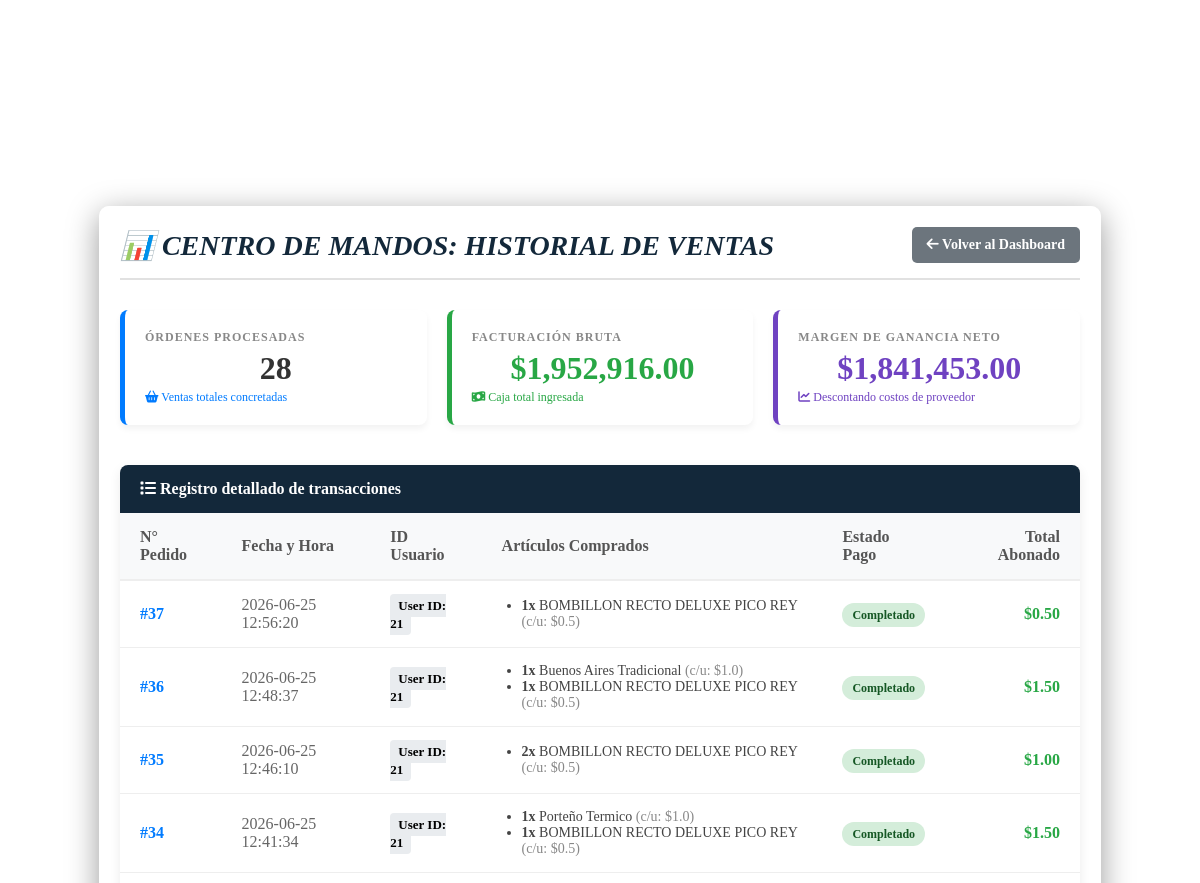
/admin/ventas (signed in, middle part), run on an earlier commit of the app's database.
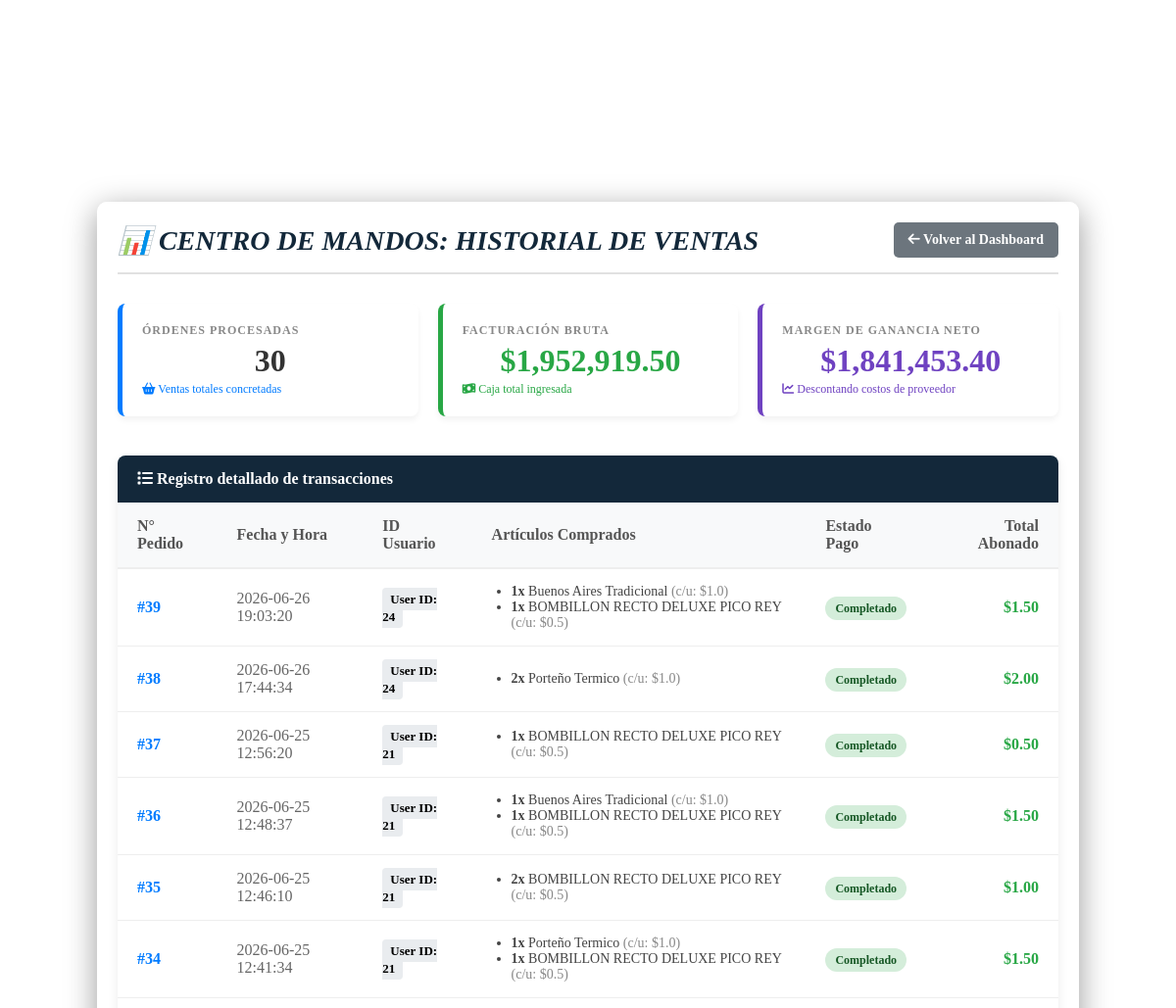
And on a later commit of the database.
### app.py (models this page shows, shortened)
class Venta(db.Model):
    __tablename__ = 'ventas'
    id = db.Column(db.Integer, primary_key=True)
    usuario_id = db.Column(db.Integer, db.ForeignKey('usuario.id'), nullable=False) # Relación con tu usuario
    fecha = db.Column(db.String(20), nullable=False, default=lambda: datetime.now().strftime('%Y-%m-%d %H:%M:%S'))
    total = db.Column(db.Float, nullable=False)
    estado = db.Column(db.String(20), default='Completado')
    detalles = db.relationship('DetalleVenta', backref='venta', lazy=True)

class DetalleVenta(db.Model):
    __tablename__ = 'detalles_ventas'
    id = db.Column(db.Integer, primary_key=True)
    venta_id = db.Column(db.Integer, db.ForeignKey('ventas.id'), nullable=False)
    producto_id = db.Column(db.Integer, db.ForeignKey('producto.id'), nullable=False)
    cantidad = db.Column(db.Integer, nullable=False)
    precio_unitario = db.Column(db.Float, nullable=False)
    producto = db.relationship('Producto')

class Producto(db.Model):
    id = db.Column(db.Integer, primary_key=True)
    nombre = db.Column(db.String(100), nullable=False)
    categoria = db.Column(db.String(50))
    precio = db.Column(db.Float, nullable=False)
    precio_costo = db.Column(db.Float, nullable=False, default=0.0)
    descripcion = db.Column(db.Text)
    imagen = db.Column(db.String(100))
    stock = db.Column(db.Integer, default=0)

### app.py (the view)
@app.route('/admin/ventas')
@requiere_nivel(10) # Al igual que el dashboard, solo entra el Admin absoluto
def lista_ventas():
    ventas_totales = Venta.query.order_by(Venta.id.desc()).all()
    ingresos_brutos = 0.0
    costos_totales = 0.0
    ganancia_neta = 0.0
    ventas_concretadas = 0  # Nuevo contador para reflejar solo lo pagado
    for v in ventas_totales:
        if v.estado == 'Completado':
            ingresos_brutos += v.total
            ventas_concretadas += 1
            for detalle in v.detalles:
                costo_unitario = detalle.producto.precio_costo if detalle.producto.precio_costo else 0.0
                costos_totales += (costo_unitario * detalle.cantidad)
    ganancia_neta = ingresos_brutos - costos_totales
    return render_template(
        'admin_ventas.html',
        ventas=ventas_totales,
        ingresos=ingresos_brutos,
        ganancia=ganancia_neta,
        cantidad_pedidos=ventas_concretadas
    )

### app.py (called while the page is built, shortened)
@app.context_processor
def inject_categorias():
    return dict(todas_las_categorias=CATEGORIAS_DATA)

def requiere_nivel(nivel_minimo):
    def decorator(f):
        @wraps(f)
        def decorated_function(*args, **kwargs):
            rol_usuario = session.get('usuario_rol', 'cliente')
            nivel_usuario = NIVELES_ACCESO.get(rol_usuario, 1)
            if nivel_usuario < nivel_minimo:
                flash("No tenés permisos suficientes para realizar esta acción.", "danger")
                return redirect(url_for('inicio'))
            return f(*args, **kwargs)
        return decorated_function
    return decorator

@app.context_processor
def procesar_carrito():
    mi_carrito = Carrito(session)
    items, total, unidades = mi_carrito.obtener_datos(Producto)
    return dict(carrito_html=items, total_carrito=total, total_unidades=unidades)

    def obtener_datos(self, modelo_producto):
        carrito_dict = self.session.get('carrito', {})
        productos_reales = []
        total_general = 0
        total_unidades = 0  # <--- Nueva variable
        return productos_reales, total_general, total_unidades

### templates/admin_ventas.html (shortened to what the changed rows need)
<!DOCTYPE html>
<html>
<head>
</head>
{% extends 'base.html' %}
{% block content %}
<br>
<div class="contenedor-padre4">
    <div style="display: flex; justify-content: space-between; align-items: center; margin-bottom: 30px; border-bottom: 2px solid #e1e1e1; padding-bottom: 15px;">
        <h2 style="color: #13283A; margin: 0; font-size: 28px;">📊 Centro de Mandos: Historial de Ventas</h2>
    </div>
    <div style="display: grid; grid-template-columns: repeat(auto-fit, minmax(280px, 1fr)); gap: 20px; margin-bottom: 40px;">
        <div style="background: white; border-left: 5px solid #007bff; padding: 20px; border-radius: 8px; box-shadow: 0 4px 6px rgba(0,0,0,0.05);">
            <p style="margin: 0; color: #888; text-transform: uppercase; font-size: 12px; font-weight: bold; letter-spacing: 1px;">Órdenes Procesadas</p>
            <h3 style="margin: 5px 0 0 0; color: #333; font-size: 32px;">{{ cantidad_pedidos }}</h3>
            <span style="font-size: 12px; color: #007bff;"><i class="fas fa-shopping-basket"></i> Ventas totales concretadas</span>
        </div>
        <div style="background: white; border-left: 5px solid #28a745; padding: 20px; border-radius: 8px; box-shadow: 0 4px 6px rgba(0,0,0,0.05);">
            <p style="margin: 0; color: #888; text-transform: uppercase; font-size: 12px; font-weight: bold; letter-spacing: 1px;">Facturación Bruta</p>
            <h3 style="margin: 5px 0 0 0; color: #28a745; font-size: 32px;">${{ "{:,.2f}".format(ingresos) }}</h3>
            <span style="font-size: 12px; color: #28a745;"><i class="fas fa-money-bill-wave"></i> Caja total ingresada</span>
        </div>
        <div style="background: white; border-left: 5px solid #6f42c1; padding: 20px; border-radius: 8px; box-shadow: 0 4px 6px rgba(0,0,0,0.05);">
            <p style="margin: 0; color: #888; text-transform: uppercase; font-size: 12px; font-weight: bold; letter-spacing: 1px;">Margen de Ganancia Neto</p>
            <h3 style="margin: 5px 0 0 0; color: #6f42c1; font-size: 32px;">${{ "{:,.2f}".format(ganancia) }}</h3>
            <span style="font-size: 12px; color: #6f42c1;"><i class="fas fa-chart-line"></i> Descontando costos de proveedor</span>
        </div>
    </div>
    <div style="background: white; border-radius: 8px; box-shadow: 0 4px 12px rgba(0,0,0,0.08); overflow: hidden;">
        <table style="width: 100%; border-collapse: collapse; text-align: left;">
            <thead>
                <tr style="background-color: #f8f9fa; border-bottom: 2px solid #eee;">
                    <th style="padding: 15px 20px; color: #555;">N° Pedido</th>
                    <th style="padding: 15px 20px; color: #555;">Fecha y Hora</th>
                    <th style="padding: 15px 20px; color: #555;">ID Usuario</th>
                    <th style="padding: 15px 20px; color: #555;">Artículos Comprados</th>
                    <th style="padding: 15px 20px; color: #555;">Estado Pago</th>
                    <th style="padding: 15px 20px; color: #555; text-align: right;">Total Abonado</th>
                </tr>
            </thead>
            <tbody>
                {% if ventas %}
                    {% for v in ventas %}
                    <tr style="border-bottom: 1px solid #eee; transition: background 0.2s;" onmouseover="this.style.backgroundColor='#fdfdfd'" onmouseout="this.style.backgroundColor='transparent'">
                        <td style="padding: 15px 20px; font-weight: bold; color: #007bff;">#{{ v.id }}</td>
                        <td style="padding: 15px 20px; color: #666;">{{ v.fecha }}</td>
                        <td style="padding: 15px 20px;"><span style="background: #e9ecef; padding: 4px 8px; border-radius: 4px; font-size: 13px; font-weight: bold;">User ID: {{ v.usuario_id }}</span></td>
                        <td style="padding: 15px 20px;">
                            <ul style="margin: 0; padding-left: 20px; font-size: 14px; color: #444;">
                                {% for d in v.detalles %}
                                <li><strong>{{ d.cantidad }}x</strong> {{ d.producto.nombre }} <span style="color: #888;">(c/u: ${{ d.precio_unitario }})</span></li>
                                {% endfor %}
                            </ul>
                        </td>
                        <td style="padding: 15px 20px;">
                            {% if v.estado == 'Completado' %}
                                <span style="background-color: #d4edda; color: #155724; padding: 5px 10px; border-radius: 20px; font-size: 12px; font-weight: bold;">Completado</span>
                            {% elif v.estado == 'Pendiente' %}
                                <span style="background-color: #fff3cd; color: #856404; padding: 5px 10px; border-radius: 20px; font-size: 12px; font-weight: bold;">Pendiente</span>
                            {% else %}
                                <span style="background-color: #f8d7da; color: #721c24; padding: 5px 10px; border-radius: 20px; font-size: 12px; font-weight: bold;">{{ v.estado or 'Cancelado' }}</span>
                            {% endif %}
                        </td>
                        <td style="padding: 15px 20px; text-align: right; font-weight: bold; {% if v.estado == 'Completado' %}color: #28a745;{% else %}color: #6c757d; font-style: italic;{% endif %} font-size: 16px;">
                            ${{ "{:,.2f}".format(v.total) }}
                        </td>
                    </tr>
                    {% endfor %}
                {% else %}
                    <tr>
                        <td colspan="6" style="padding: 40px; text-align: center; color: #999; font-style: italic;">
                            <i class="fas fa-info-circle" style="font-size: 24px; margin-bottom: 10px; display: block;"></i> No se registran ventas realizadas todavía en la plataforma.
                        </td>
                    </tr>
                {% endif %}
            </tbody>
        </table>
    </div>
</div>
{% endblock %}

What changed in the data, as far as the page shows it:
added Venta: id "39", fecha "2026-06-26 19:03:20", usuario_id "24", estado "Completado", total "1.50"
added DetalleVenta: cantidad "1", producto.nombre "Buenos Aires Tradicional", precio_unitario "1.0", shown under "39"
added DetalleVenta: cantidad "1", producto.nombre "BOMBILLON RECTO DELUXE PICO REY", precio_unitario "0.5", shown under "39"
added Venta: id "38", fecha "2026-06-26 17:44:34", usuario_id "24", estado "Completado", total "2.00"
added DetalleVenta: cantidad "2", producto.nombre "Porteño Termico", precio_unitario "1.0", shown under "38"
Also different on the page:
{{ cantidad_pedidos }}: "28" → "30"
{{ "{:,.2f}".format(ingresos) }}: "1,952,916.00" → "1,952,919.50"
{{ "{:,.2f}".format(ganancia) }}: "1,841,453.00" → "1,841,453.40"
